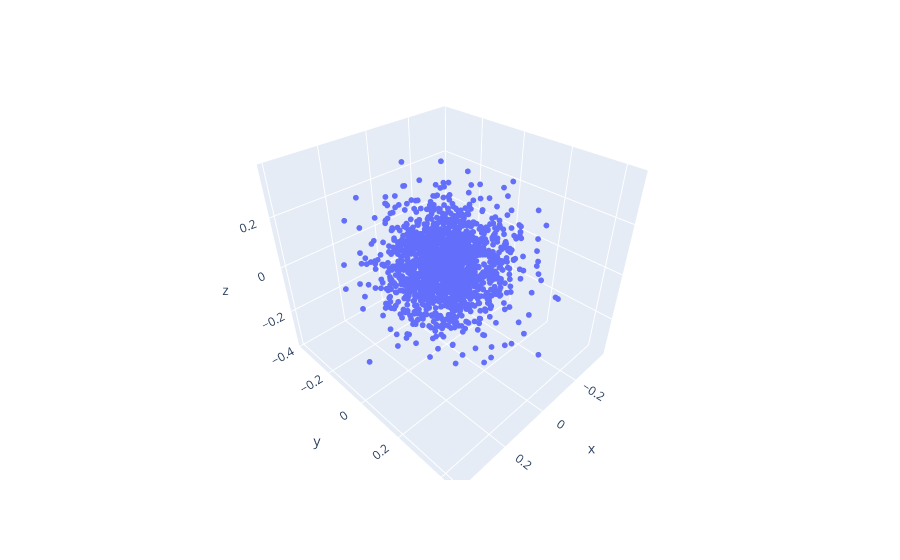

Notebook code cell kept with this figure:
### Code cell
fig = px.scatter_3d(x=[ns[0] for ns in ns3], y=[ns[1] for ns in ns3], z=[ns[2] for ns in ns3], 
                hover_name=newssources)
fig.update_traces(marker_size=2)
fig.show()

### Figure 1 — Plotly figure (JSON) as saved in the notebook; plotly's stock layout.template omitted (floating-point values rounded to 4 significant figures; data arrays with more than 128 entries replaced by an {"elided": "..."} marker saying what was removed)
{"data": [{"hovertemplate": "<b>%{hovertext}</b><br><br>x=%{x}<br>y=%{y}<br>z=%{z}<extra></extra>", "hovertext": {"elided": "1595 str values"}, "legendgroup": "", "marker": {"color": "#636efa", "size": 2, "symbol": "circle"}, "mode": "markers", "name": "", "scene": "scene", "showlegend": false, "type": "scatter3d", "x": {"elided": "1595 float values"}, "y": {"elided": "1595 float values"}, "z": {"elided": "1595 float values"}}], "layout": {"autosize": true, "legend": {"tracegroupgap": 0}, "margin": {"t": 60}, "scene": {"aspectmode": "auto", "aspectratio": {"x": 0.9955, "y": 1.071, "z": 0.9381}, "domain": {"x": [0, 1], "y": [0, 1]}, "xaxis": {"title": {"text": "x"}, "type": "linear"}, "yaxis": {"title": {"text": "y"}, "type": "linear"}, "zaxis": {"title": {"text": "z"}, "type": "linear"}}}}
